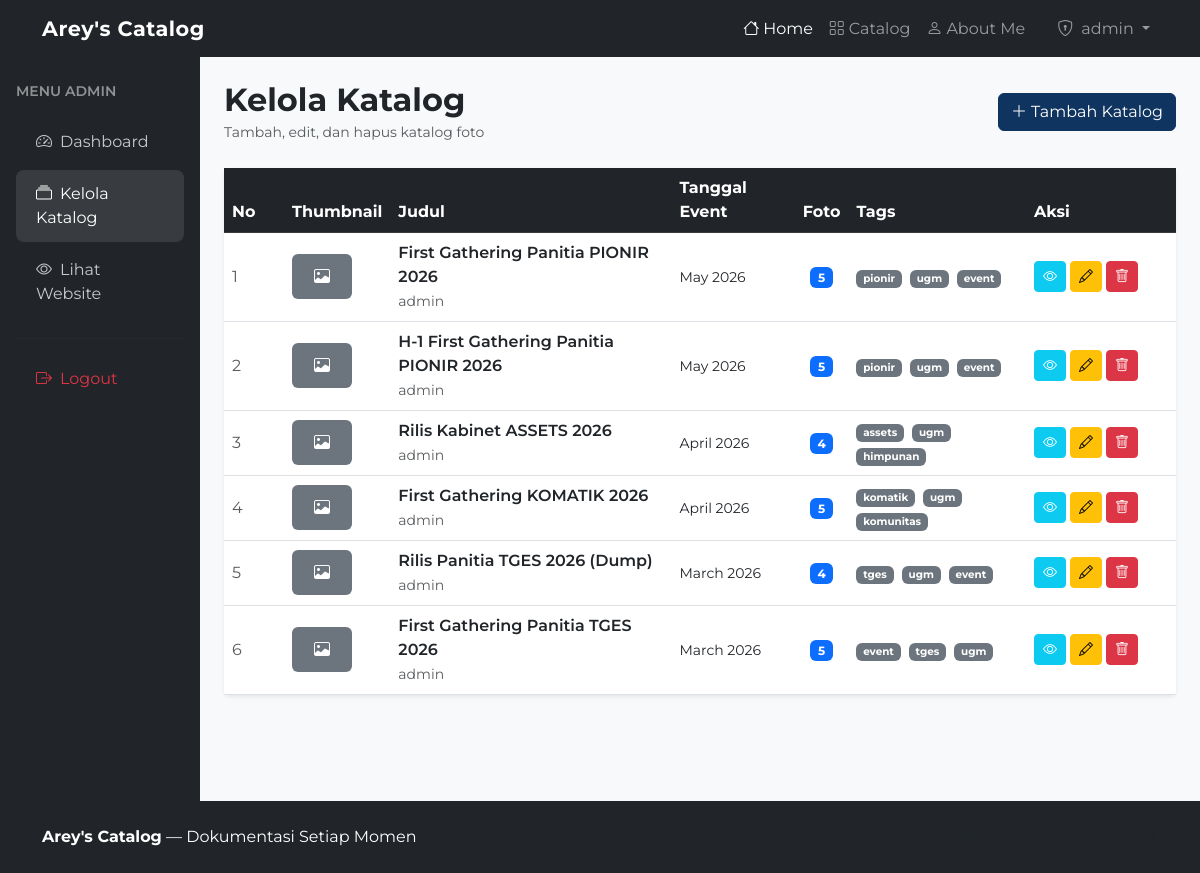
Screenshot of /admin/katalog/index.php (signed in) with the database file from the repository.
### tables this page shows
CREATE TABLE `katalog` (
  `id_katalog` int(11) NOT NULL,
  `id_admin` int(11) NOT NULL,
  `judul` varchar(150) NOT NULL,
  `deskripsi` text DEFAULT NULL,
  `tanggal_event` date NOT NULL,
  `thumbnail` varchar(255) DEFAULT NULL,
  `jumlah_foto` int(11) DEFAULT 0,
  `created_at` timestamp NOT NULL DEFAULT current_timestamp(),
  `updated_at` timestamp NOT NULL DEFAULT current_timestamp() ON UPDATE current_timestamp()
);

### includes/functions.php (called while the page is built, shortened)
<?php
function e($string) {
    return htmlspecialchars($string ?? '', ENT_QUOTES, 'UTF-8');
}
?>

### admin/katalog/index.php (the view, shortened to what this page needs)
<?php
require_once '../../includes/header.php';
$result = mysqli_query($conn, "
    SELECT * FROM view_catalog_summary
    ORDER BY tanggal_event DESC
");
?>
<div class="container-fluid">
    <div class="row">
        <div class="col-md-2 px-0 admin-sidebar d-none d-md-block">
            <div class="p-3">
                <p class="text-white-50 small text-uppercase fw-semibold mb-3 mt-2">Menu Admin</p>
                <nav class="nav flex-column">
                    <a class="nav-link" href="<?= BASE_URL ?>/admin/dashboard.php">
                        <i class="bi bi-speedometer2 me-2"></i>Dashboard
                    </a>
                    <a class="nav-link active" href="<?= BASE_URL ?>/admin/katalog/index.php">
                        <i class="bi bi-collection me-2"></i>Kelola Katalog
                    </a>
                    <a class="nav-link" href="<?= BASE_URL ?>/pages/catalog.php">
                        <i class="bi bi-eye me-2"></i>Lihat Website
                    </a>
                    <hr style="border-color:rgba(255,255,255,0.1)">
                    <a class="nav-link text-danger" href="<?= BASE_URL ?>/auth/logout.php">
                        <i class="bi bi-box-arrow-right me-2"></i>Logout
                    </a>
                </nav>
            </div>
        </div>
        <div class="col-md-10 py-4 px-4">
            <div class="d-flex justify-content-between align-items-center mb-4">
                <div>
                    <h2 class="fw-bold mb-0">Kelola Katalog</h2>
                    <small class="text-muted">Tambah, edit, dan hapus katalog foto</small>
                </div>
                <a href="<?= BASE_URL ?>/admin/katalog/add.php"
                   class="btn btn-primary">
                    <i class="bi bi-plus-lg me-1"></i>Tambah Katalog
                </a>
            </div>
            <div class="card border-0 shadow-sm">
                <div class="card-body p-0">
                    <div class="table-responsive">
                        <table class="table table-hover align-middle mb-0">
                            <thead class="table-dark">
                                <tr>
                                    <th width="60">No</th>
                                    <th>Thumbnail</th>
                                    <th>Judul</th>
                                    <th>Tanggal Event</th>
                                    <th class="text-center">Foto</th>
                                    <th>Tags</th>
                                    <th width="150">Aksi</th>
                                </tr>
                            </thead>
                            <tbody>
                            <?php if (mysqli_num_rows($result) > 0):
                                $no = 1;
                                while ($row = mysqli_fetch_assoc($result)): ?>
                                <tr>
                                    <td class="text-muted"><?= $no++ ?></td>
                                    <td>
                                        <?php
                                        $thumb = '../../assets/uploads/thumbnails/' . $row['thumbnail'];
                                        if ($row['thumbnail'] && file_exists($thumb)): ?>
                                            <img src="<?= BASE_URL ?>/assets/uploads/thumbnails/<?= e($row['thumbnail']) ?>"
                                                 style="width:60px;height:45px;object-fit:cover;border-radius:6px">
                                        <?php else: ?>
                                            <div class="bg-secondary d-flex align-items-center justify-content-center"
                                                 style="width:60px;height:45px;border-radius:6px">
                                                <i class="bi bi-image text-white"></i>
                                            </div>
                                        <?php endif; ?>
                                    </td>
                                    <td>
                                        <div class="fw-semibold"><?= e($row['judul']) ?></div>
                                        <small class="text-muted"><?= e($row['nama_admin']) ?></small>
                                    </td>
                                    <td>
                                        <small><?= e($row['bulan_tahun']) ?></small>
                                    </td>
                                    <td class="text-center">
                                        <span class="badge bg-primary">
                                            <?= $row['jumlah_foto'] ?>
                                        </span>
                                    </td>
                                    <td>
                                        <?php if ($row['daftar_tag']): ?>
                                        <?php foreach (explode(', ', $row['daftar_tag']) as $tag): ?>
                                        <span class="badge bg-secondary me-1" style="font-size:0.65rem">
                                            <?= e(trim($tag)) ?>
                                        </span>
                                        <?php endforeach; ?>
                                        <?php else: ?>
                                        <small class="text-muted">—</small>
                                        <?php endif; ?>
                                    </td>
                                    <td>
                                        <div class="d-flex gap-1">
                                            <a href="<?= BASE_URL ?>/pages/detail.php?id=<?= $row['id_katalog'] ?>"
                                               class="btn btn-info btn-sm text-white"
                                               title="Lihat">
                                                <i class="bi bi-eye"></i>
                                            </a>
                                            <a href="<?= BASE_URL ?>/admin/katalog/edit.php?id=<?= $row['id_katalog'] ?>"
                                               class="btn btn-warning btn-sm"
                                               title="Edit">
                                                <i class="bi bi-pencil"></i>
                                            </a>
                                            <a href="<?= BASE_URL ?>/admin/katalog/delete.php?id=<?= $row['id_katalog'] ?>"
                                               class="btn btn-danger btn-sm btn-hapus"
                                               data-nama="katalog '<?= e($row['judul']) ?>'"
                                               title="Hapus">
                                                <i class="bi bi-trash"></i>
                                            </a>
                                        </div>
                                    </td>
                                </tr>
                                <?php endwhile; ?>
                            <?php endif; ?>
                            </tbody>
                        </table>
                    </div>
                </div>
            </div>
        </div>
    </div>
</div>
<?php require_once '../../includes/footer.php'; ?>

### assets/css/style.css (style rules this page uses)
body { font-family: 'Montserrat', sans-serif; background-color: #f8f9fa; color: #212529; min-height: 100vh; display: flex; flex-direction: column; }
html { height: 100%; }
body { min-height: 100vh; display: flex; flex-direction: column; }
.container-fluid > .row { flex: 1; }
.admin-sidebar { min-height: calc(100vh - 56px); background-color: #212529; }
.admin-sidebar .nav-link { color: rgba(255,255,255,0.75); padding: 0.75rem 1.25rem; border-radius: 8px; margin-bottom: 4px; }
.admin-sidebar .nav-link:hover, .admin-sidebar .nav-link.active { background-color: rgba(255,255,255,0.1); color: white; }
.btn-primary { background-color: #0f3460; border-color: #0f3460; }

### rows the page displays
katalog: judul "First Gathering Panitia PIONIR 2026", nama_admin "admin", bulan_tahun "May 2026", jumlah_foto "5", tag "pionir", tag "ugm", tag "event"
katalog: judul "H-1 First Gathering Panitia PIONIR 2026", nama_admin "admin", bulan_tahun "May 2026", jumlah_foto "5", tag "pionir", tag "ugm", tag "event"
katalog: judul "Rilis Kabinet ASSETS 2026", nama_admin "admin", bulan_tahun "April 2026", jumlah_foto "4", tag "assets", tag "ugm", tag "himpunan"
katalog: judul "First Gathering KOMATIK 2026", nama_admin "admin", bulan_tahun "April 2026", jumlah_foto "5", tag "komatik", tag "ugm", tag "komunitas"
katalog: judul "Rilis Panitia TGES 2026 (Dump)", nama_admin "admin", bulan_tahun "March 2026", jumlah_foto "4", tag "tges", tag "ugm", tag "event"
katalog: judul "First Gathering Panitia TGES 2026", nama_admin "admin", bulan_tahun "March 2026", jumlah_foto "5", tag "event", tag "tges", tag "ugm"

### other values shown
$_SESSION['username'] "admin"
